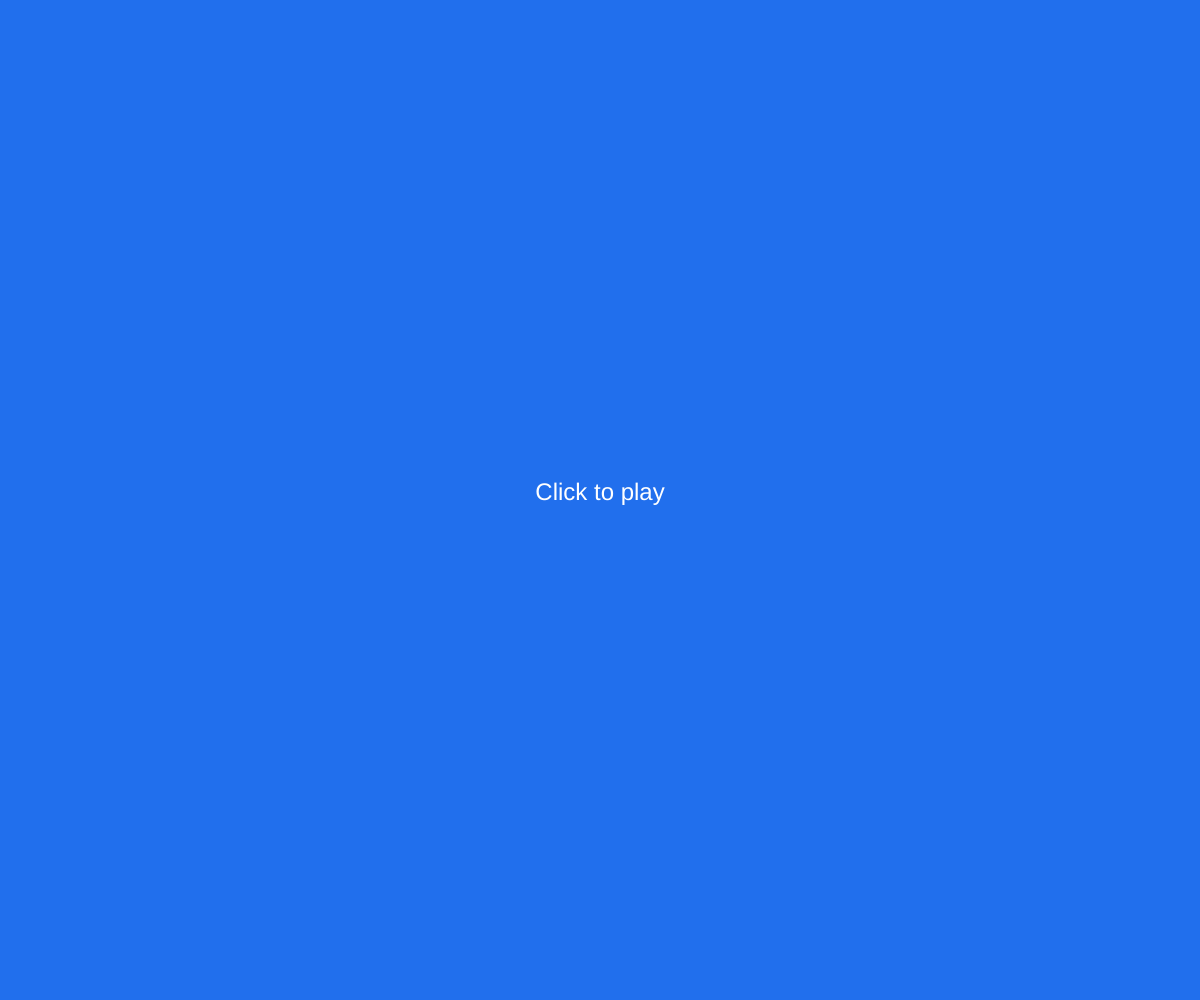
Frame 1 (no input)
Frame 60 (no input): identical to frame 1, image omitted
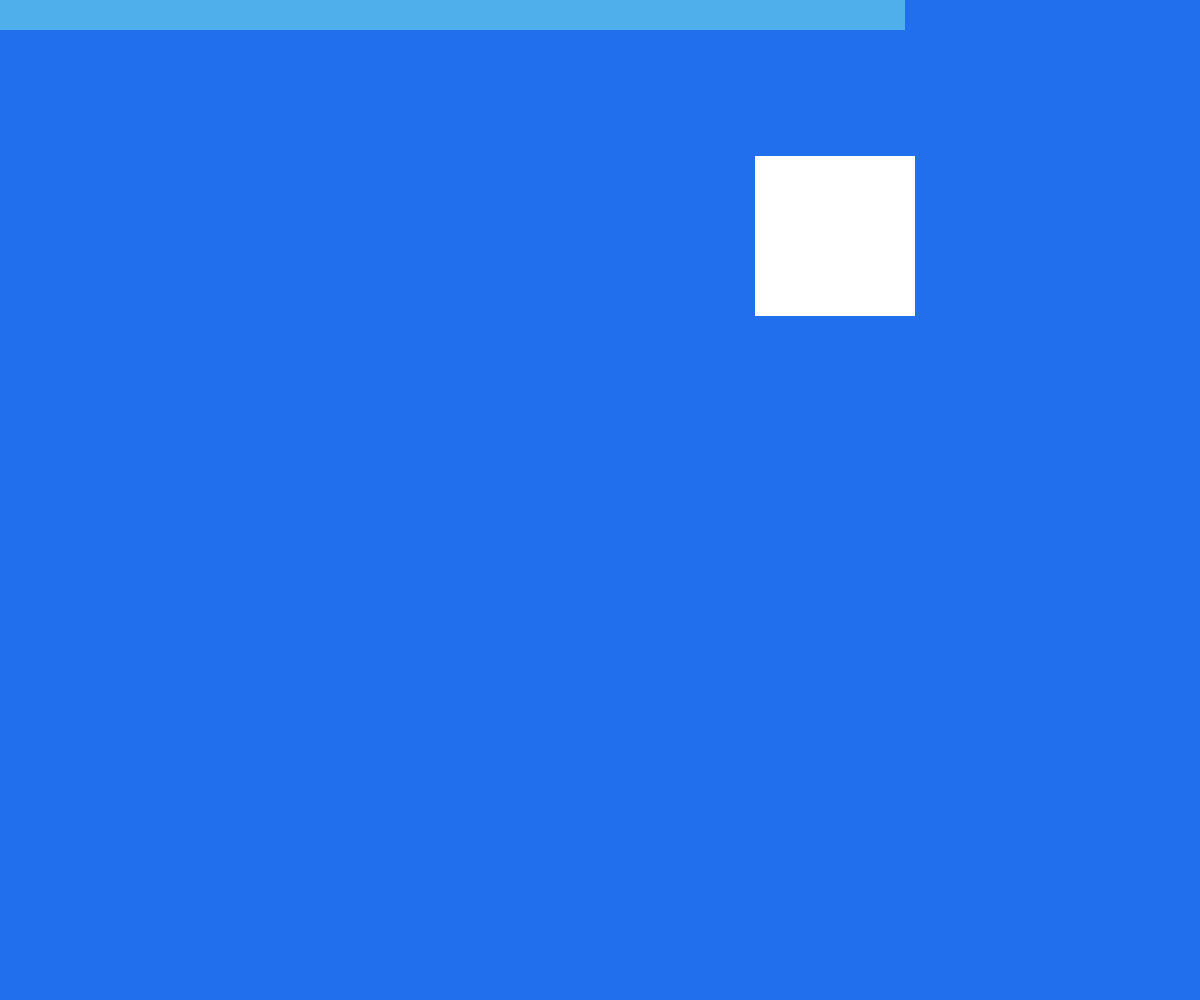
Frame 120 (the mouse pressed at the canvas centre since frame 60)

The p5.js sketch that drew these frames (run headless with seeded random() and noise() and a simulated clock; from frame 60 on, the mouse is pressed at the canvas centre):

// p5.js sketch
// ── sketch.js
var sx;
var sy;
var sd;
var time;
var score;
var stage;
var maxtime;
var ingame = false;
var starttime;
var prevgame;
var mode;
var clicked;
var hovered;
function setup(){
  createCanvas(windowWidth,windowHeight);
  noStroke();
  textAlign(CENTER);
}

function draw(){
  textSize(24);
  background(33, 111, 237);
  if(!ingame){
    fill(255);

    if(prevgame){
      text("Click to play",width/2,height/2-40);
      text("Your score: "+score,width/2,height/2+20);
      if(width<300||height<400){
        textSize(12);
        text("You have an awfully small display size.\n"+width+"x"+height,width/2,height/2+40);
        textSize(24);
      }else{
        if(score>40){
          text("You are incredibly good at this!",width/2,height/2+60);
        }else if(score>30){
          text("You are very good!",width/2,height/2+60);
        }else if(score>20){
          text("You did well!",width/2,height/2+60);
        }else if(score>10){
          text("Keep it up!",width/2,height/2+60);
        }else{
          text("Keep practicing.",width/2,height/2+60);
        }
      }
    }else{
      text("Click to play",width/2,height/2);
      if(width<300||height<400){
        textSize(12);
        text("After resizing your window, of course.\n"+width+"x"+height,width/2,height/2+40);
        textSize(12);
      }
    }
    //text("Stay inside mode",width/3,height/2)


    if(mouseIsPressed){
      ingame=true;
      resetgame();
    }
  }

  if(ingame){
    fill(79, 175, 234);
    time=maxtime-(millis()-starttime);
    rect(0,0,map(time,0,maxtime,0,width),30);
    if(time<=0){
      timerend();
    }
    fill(255);
    if(mouseX>sx-sd&&mouseX<sx+sd&&mouseY>sy-sd&&mouseY<sy+sd){
      fill(79, 175, 234);
      if(mouseIsPressed){
        clicked=true;
      }
      hovered=true;
    }
    if(mode==1&&clicked){
      fill(79, 175, 234);
    }
    if(mode==2&&hovered){
      fill(79, 175, 234);
    }
    rect(int(sx-sd),int(sy-sd),int(sd*2),int(sd*2));

  }
}

function windowResized(){
  resizeCanvas(windowWidth,windowHeight);
}

function resetgame(){
  stage=0;
  score=0;
  maxtime=4000;
  time=4000;
  starttime=millis();
  sx=random(0+50,width-50);
  sy=random(0+50,height-50);
  sd=80;
}

function timerend(){
  if(mouseX>sx-sd&&mouseX<sx+sd&&mouseY>sy-sd&&mouseY<sy+sd){
    updatesquare();
  }else if(mode==1&&clicked){
    updatesquare();
  }else if (mode==2&&hovered){
    updatesquare();
  }else{
    ingame=false;
    prevgame=true;
  }
}

function updatesquare(){
  sx=random(0+100,width-50);
  sy=random(0+50,height-50);
  sd=sd*0.95;
  maxtime=maxtime-250;
  if(maxtime<1250){
    maxtime=1250;
  }
  time=maxtime;
  starttime=millis();
  score++;
  clicked=false;
}
